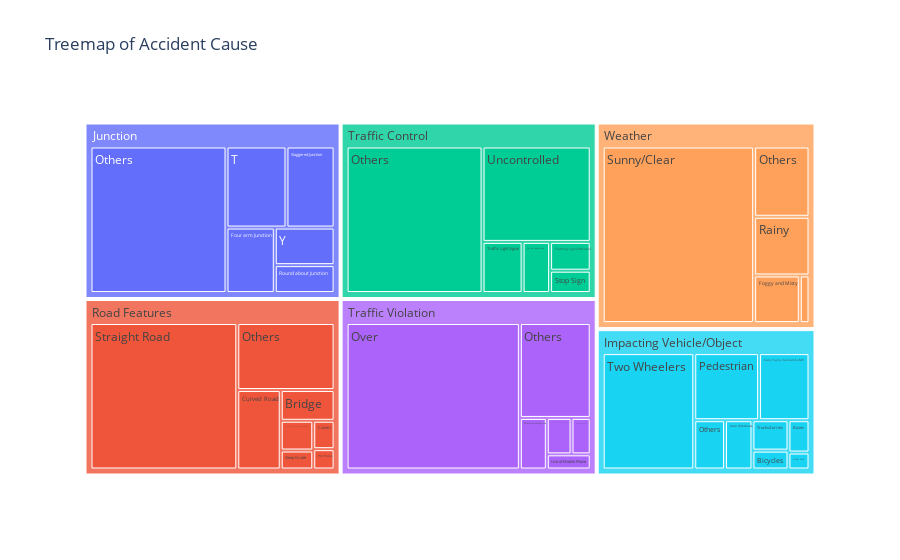

The cell this chart's notebook holds for it:
### Code cell
#Tree Map
fig=px.treemap(df,path=['Cause category','Cause Subcategory'], values='Count', title='Treemap of Accident Cause')
fig.show()

### Figure 1 — Plotly figure (JSON) as saved in the notebook; plotly's stock layout.template omitted (floating-point values rounded to 4 significant figures)
{"data": [{"branchvalues": "total", "domain": {"x": [0, 1], "y": [0, 1]}, "hovertemplate": "labels=%{label}<br>Count=%{value}<br>parent=%{parent}<br>id=%{id}<extra></extra>", "ids": ["Impacting Vehicle/Object/Auto Rickshaws", "Impacting Vehicle/Object/Bicycles", "Road Features/Bridge", "Impacting Vehicle/Object/Buses", "Impacting Vehicle/Object/Cars, Taxis, Vans and LMV", "Road Features/Culvert", "Road Features/Curved Road", "Traffic Violation/Driving on Wrong side", "Traffic Violation/Drunken Driving/ Consumption of alcohol and drug", "Traffic Control/Flashing Signal/Blinker", "Weather/Foggy and Misty", "Junction/Four arm Junction", "Weather/Hail/Sleet", "Traffic Violation/Jumping Red Light", "Road Features/Ongoing Road Works/Under Construction", "Impacting Vehicle/Object/Other Non", "Impacting Vehicle/Object/Others", "Junction/Others", "Road Features/Others", "Traffic Control/Others", "Traffic Violation/Others", "Weather/Others", "Traffic Violation/Over", "Impacting Vehicle/Object/Pedestrian", "Traffic Control/Police Controlled", "Road Features/Pot Holes", "Weather/Rainy", "Junction/Round about Junction", "Junction/Staggered Junction", "Road Features/Steep Grade", "Traffic Control/Stop Sign", "Road Features/Straight Road", "Weather/Sunny/Clear", "Junction/T", "Traffic Control/Traffic Light Signal", "Impacting Vehicle/Object/Trucks/Lorries", "Impacting Vehicle/Object/Two Wheelers", "Traffic Control/Uncontrolled", "Traffic Violation/Use of Mobile Phone", "Junction/Y", "Impacting Vehicle/Object", "Junction", "Road Features", "Traffic Control", "Traffic Violation", "Weather"], "labels": ["Auto Rickshaws", "Bicycles", "Bridge", "Buses", "Cars, Taxis, Vans and LMV", "Culvert", "Curved Road", "Driving on Wrong side", "Drunken Driving/ Consumption of alcohol and drug", "Flashing Signal/Blinker", "Foggy and Misty", "Four arm Junction", "Hail/Sleet", "Jumping Red Light", "Ongoing Road Works/Under Construction", "Other Non", "Others", "Others", "Others", "Others", "Others", "Others", "Over", "Pedestrian", "Police Controlled", "Pot Holes", "Rainy", "Round about Junction", "Staggered Junction", "Steep Grade", "Stop Sign", "Straight Road", "Sunny/Clear", "T", "Traffic Light Signal", "Trucks/Lorries", "Two Wheelers", "Uncontrolled", "Use of Mobile Phone", "Y", "Impacting Vehicle/Object", "Junction", "Road Features", "Traffic Control", "Traffic Violation", "Weather"], "name": "", "parents": ["Impacting Vehicle/Object", "Impacting Vehicle/Object", "Road Features", "Impacting Vehicle/Object", "Impacting Vehicle/Object", "Road Features", "Road Features", "Traffic Violation", "Traffic Violation", "Traffic Control", "Weather", "Junction", "Weather", "Traffic Violation", "Road Features", "Impacting Vehicle/Object", "Impacting Vehicle/Object", "Junction", "Road Features", "Traffic Control", "Traffic Violation", "Weather", "Traffic Violation", "Impacting Vehicle/Object", "Traffic Control", "Road Features", "Weather", "Junction", "Junction", "Road Features", "Traffic Control", "Road Features", "Weather", "Junction", "Traffic Control", "Impacting Vehicle/Object", "Impacting Vehicle/Object", "Traffic Control", "Traffic Violation", "Junction", "", "", "", "", "", ""], "type": "treemap", "values": [6891, 3472, 8028.0, 3470, 17263, 2938, 16730.0, 6731, 4355, 5669, 10326, 15314, 2193, 3387, 4685.0, 1819, 7744, 96562, 31606, 96516, 32594, 18464, 123013, 22189, 6818, 2105, 15421, 8075, 18910, 2989, 4390, 104223, 126904, 23555, 9914, 5589, 54356, 50001, 3228, 10892, 122793, 173308, 173308, 173308, 173308, 173308]}], "layout": {"autosize": true, "legend": {"tracegroupgap": 0}, "title": {"text": "Treemap of Accident Cause"}}}
